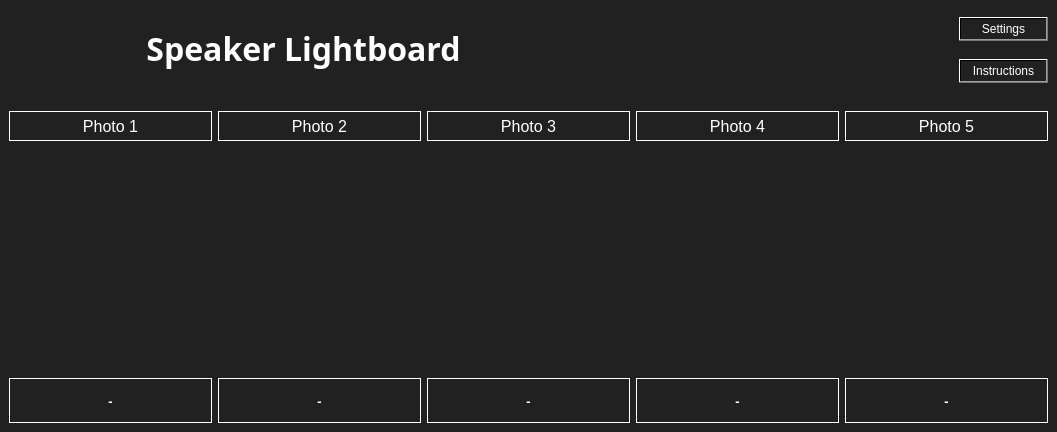
<?xml version="1.0" encoding="UTF-8"?>
<ui version="4.0">
 <class>MainWindow</class>
 <widget class="QMainWindow" name="MainWindow">
  <property name="windowModality">
   <enum>Qt::NonModal</enum>
  </property>
  <property name="geometry">
   <rect>
    <x>0</x>
    <y>0</y>
    <width>1057</width>
    <height>432</height>
   </rect>
  </property>
  <property name="sizePolicy">
   <sizepolicy hsizetype="Expanding" vsizetype="Expanding">
    <horstretch>0</horstretch>
    <verstretch>0</verstretch>
   </sizepolicy>
  </property>
  <property name="font">
   <font>
    <family>Montserrat ExtraBold</family>
    <pointsize>16</pointsize>
    <weight>75</weight>
    <bold>true</bold>
   </font>
  </property>
  <property name="windowTitle">
   <string>Speaker Lightboard</string>
  </property>
  <property name="styleSheet">
   <string notr="true">color: rgb(255, 255, 255);
background-color: rgb(33, 33, 33);
alternate-background-color: rgb(0, 185, 255);</string>
  </property>
  <property name="animated">
   <bool>false</bool>
  </property>
  <widget class="QWidget" name="centralwidget">
   <layout class="QGridLayout" name="gridLayout_6">
    <item row="0" column="0">
     <layout class="QGridLayout" name="gridLayout_4">
      <item row="0" column="0" rowspan="2">
       <widget class="QLabel" name="label">
        <property name="minimumSize">
         <size>
          <width>589</width>
          <height>78</height>
         </size>
        </property>
        <property name="font">
         <font>
          <family>Arial Black</family>
          <pointsize>24</pointsize>
          <weight>75</weight>
          <bold>true</bold>
         </font>
        </property>
        <property name="text">
         <string>Speaker Lightboard</string>
        </property>
        <property name="alignment">
         <set>Qt::AlignCenter</set>
        </property>
       </widget>
      </item>
      <item row="0" column="2">
       <widget class="QPushButton" name="settingsButton">
        <property name="minimumSize">
         <size>
          <width>89</width>
          <height>24</height>
         </size>
        </property>
        <property name="styleSheet">
         <string notr="true">background-color: qlineargradient(spread:pad, x1:0, y1:0.0340909, x2:1, y2:0, stop:0 rgba(255, 255, 255, 0));
selection-color: rgb(0, 185, 255);
color: rgb(255, 255, 255);
font: 8pt &quot;Open Sans&quot;;</string>
        </property>
        <property name="text">
         <string>Settings</string>
        </property>
        <property name="icon">
         <iconset>
          <normaloff>assets/Settings-02.png</normaloff>assets/Settings-02.png</iconset>
        </property>
       </widget>
      </item>
      <item row="1" column="1">
       <spacer name="horizontalSpacer">
        <property name="orientation">
         <enum>Qt::Horizontal</enum>
        </property>
        <property name="sizeHint" stdset="0">
         <size>
          <width>228</width>
          <height>20</height>
         </size>
        </property>
       </spacer>
      </item>
      <item row="1" column="2">
       <widget class="QPushButton" name="instructionButton">
        <property name="minimumSize">
         <size>
          <width>89</width>
          <height>24</height>
         </size>
        </property>
        <property name="styleSheet">
         <string notr="true">background-color: qlineargradient(spread:pad, x1:0, y1:0.0340909, x2:1, y2:0, stop:0 rgba(255, 255, 255, 0));
selection-color: rgb(0, 185, 255);
color: rgb(255, 255, 255);
font: 8pt &quot;Open Sans&quot;;</string>
        </property>
        <property name="text">
         <string>Instructions</string>
        </property>
        <property name="icon">
         <iconset>
          <normaloff>assets/note-2-xxl.png</normaloff>assets/note-2-xxl.png</iconset>
        </property>
       </widget>
      </item>
     </layout>
    </item>
    <item row="1" column="0">
     <layout class="QGridLayout" name="gridLayout_5">
      <item row="0" column="1">
       <spacer name="verticalSpacer">
        <property name="orientation">
         <enum>Qt::Vertical</enum>
        </property>
        <property name="sizeType">
         <enum>QSizePolicy::Maximum</enum>
        </property>
        <property name="sizeHint" stdset="0">
         <size>
          <width>20</width>
          <height>18</height>
         </size>
        </property>
       </spacer>
      </item>
      <item row="1" column="0" colspan="2">
       <layout class="QGridLayout" name="gridLayout_3">
        <property name="sizeConstraint">
         <enum>QLayout::SetDefaultConstraint</enum>
        </property>
        <item row="0" column="2">
         <widget class="QLabel" name="label_5">
          <property name="sizePolicy">
           <sizepolicy hsizetype="Expanding" vsizetype="Expanding">
            <horstretch>0</horstretch>
            <verstretch>0</verstretch>
           </sizepolicy>
          </property>
          <property name="minimumSize">
           <size>
            <width>199</width>
            <height>29</height>
           </size>
          </property>
          <property name="maximumSize">
           <size>
            <width>16777215</width>
            <height>45</height>
           </size>
          </property>
          <property name="font">
           <font>
            <pointsize>12</pointsize>
           </font>
          </property>
          <property name="frameShape">
           <enum>QFrame::Box</enum>
          </property>
          <property name="text">
           <string>Photo 3</string>
          </property>
          <property name="alignment">
           <set>Qt::AlignCenter</set>
          </property>
         </widget>
        </item>
        <item row="0" column="3">
         <widget class="QLabel" name="label_6">
          <property name="sizePolicy">
           <sizepolicy hsizetype="Expanding" vsizetype="Expanding">
            <horstretch>0</horstretch>
            <verstretch>0</verstretch>
           </sizepolicy>
          </property>
          <property name="minimumSize">
           <size>
            <width>199</width>
            <height>29</height>
           </size>
          </property>
          <property name="maximumSize">
           <size>
            <width>16777215</width>
            <height>45</height>
           </size>
          </property>
          <property name="font">
           <font>
            <pointsize>12</pointsize>
           </font>
          </property>
          <property name="frameShape">
           <enum>QFrame::Box</enum>
          </property>
          <property name="text">
           <string>Photo 4</string>
          </property>
          <property name="alignment">
           <set>Qt::AlignCenter</set>
          </property>
         </widget>
        </item>
        <item row="0" column="4">
         <widget class="QLabel" name="label_7">
          <property name="sizePolicy">
           <sizepolicy hsizetype="Expanding" vsizetype="Expanding">
            <horstretch>0</horstretch>
            <verstretch>0</verstretch>
           </sizepolicy>
          </property>
          <property name="minimumSize">
           <size>
            <width>199</width>
            <height>29</height>
           </size>
          </property>
          <property name="maximumSize">
           <size>
            <width>16777215</width>
            <height>45</height>
           </size>
          </property>
          <property name="font">
           <font>
            <pointsize>12</pointsize>
           </font>
          </property>
          <property name="frameShape">
           <enum>QFrame::Box</enum>
          </property>
          <property name="text">
           <string>Photo 5</string>
          </property>
          <property name="alignment">
           <set>Qt::AlignCenter</set>
          </property>
         </widget>
        </item>
        <item row="0" column="1">
         <widget class="QLabel" name="label_4">
          <property name="sizePolicy">
           <sizepolicy hsizetype="Expanding" vsizetype="Expanding">
            <horstretch>0</horstretch>
            <verstretch>0</verstretch>
           </sizepolicy>
          </property>
          <property name="minimumSize">
           <size>
            <width>199</width>
            <height>29</height>
           </size>
          </property>
          <property name="maximumSize">
           <size>
            <width>16777215</width>
            <height>45</height>
           </size>
          </property>
          <property name="font">
           <font>
            <pointsize>12</pointsize>
           </font>
          </property>
          <property name="frameShape">
           <enum>QFrame::Box</enum>
          </property>
          <property name="text">
           <string>Photo 2</string>
          </property>
          <property name="alignment">
           <set>Qt::AlignCenter</set>
          </property>
         </widget>
        </item>
        <item row="0" column="0">
         <widget class="QLabel" name="label_2">
          <property name="sizePolicy">
           <sizepolicy hsizetype="Expanding" vsizetype="Expanding">
            <horstretch>0</horstretch>
            <verstretch>0</verstretch>
           </sizepolicy>
          </property>
          <property name="minimumSize">
           <size>
            <width>199</width>
            <height>29</height>
           </size>
          </property>
          <property name="maximumSize">
           <size>
            <width>16777215</width>
            <height>45</height>
           </size>
          </property>
          <property name="font">
           <font>
            <pointsize>12</pointsize>
           </font>
          </property>
          <property name="styleSheet">
           <string notr="true"/>
          </property>
          <property name="frameShape">
           <enum>QFrame::Box</enum>
          </property>
          <property name="text">
           <string>Photo 1</string>
          </property>
          <property name="alignment">
           <set>Qt::AlignCenter</set>
          </property>
         </widget>
        </item>
        <item row="1" column="3">
         <widget class="QLabel" name="pic4">
          <property name="sizePolicy">
           <sizepolicy hsizetype="Minimum" vsizetype="Minimum">
            <horstretch>0</horstretch>
            <verstretch>0</verstretch>
           </sizepolicy>
          </property>
          <property name="minimumSize">
           <size>
            <width>199</width>
            <height>179</height>
           </size>
          </property>
          <property name="text">
           <string/>
          </property>
          <property name="scaledContents">
           <bool>false</bool>
          </property>
          <property name="alignment">
           <set>Qt::AlignCenter</set>
          </property>
         </widget>
        </item>
        <item row="1" column="2">
         <widget class="QLabel" name="pic3">
          <property name="sizePolicy">
           <sizepolicy hsizetype="Minimum" vsizetype="Minimum">
            <horstretch>0</horstretch>
            <verstretch>0</verstretch>
           </sizepolicy>
          </property>
          <property name="minimumSize">
           <size>
            <width>199</width>
            <height>179</height>
           </size>
          </property>
          <property name="text">
           <string/>
          </property>
          <property name="scaledContents">
           <bool>false</bool>
          </property>
          <property name="alignment">
           <set>Qt::AlignCenter</set>
          </property>
         </widget>
        </item>
        <item row="1" column="1">
         <widget class="QLabel" name="pic2">
          <property name="sizePolicy">
           <sizepolicy hsizetype="Minimum" vsizetype="Minimum">
            <horstretch>0</horstretch>
            <verstretch>0</verstretch>
           </sizepolicy>
          </property>
          <property name="minimumSize">
           <size>
            <width>199</width>
            <height>179</height>
           </size>
          </property>
          <property name="text">
           <string/>
          </property>
          <property name="scaledContents">
           <bool>false</bool>
          </property>
          <property name="alignment">
           <set>Qt::AlignCenter</set>
          </property>
         </widget>
        </item>
        <item row="1" column="0">
         <widget class="QLabel" name="pic1">
          <property name="sizePolicy">
           <sizepolicy hsizetype="Minimum" vsizetype="Minimum">
            <horstretch>0</horstretch>
            <verstretch>0</verstretch>
           </sizepolicy>
          </property>
          <property name="minimumSize">
           <size>
            <width>199</width>
            <height>179</height>
           </size>
          </property>
          <property name="maximumSize">
           <size>
            <width>16777215</width>
            <height>16777215</height>
           </size>
          </property>
          <property name="text">
           <string/>
          </property>
          <property name="scaledContents">
           <bool>false</bool>
          </property>
          <property name="alignment">
           <set>Qt::AlignCenter</set>
          </property>
          <property name="wordWrap">
           <bool>false</bool>
          </property>
         </widget>
        </item>
        <item row="1" column="4">
         <widget class="QLabel" name="pic5">
          <property name="sizePolicy">
           <sizepolicy hsizetype="Minimum" vsizetype="Minimum">
            <horstretch>0</horstretch>
            <verstretch>0</verstretch>
           </sizepolicy>
          </property>
          <property name="minimumSize">
           <size>
            <width>199</width>
            <height>179</height>
           </size>
          </property>
          <property name="text">
           <string/>
          </property>
          <property name="scaledContents">
           <bool>false</bool>
          </property>
          <property name="alignment">
           <set>Qt::AlignCenter</set>
          </property>
         </widget>
        </item>
       </layout>
      </item>
      <item row="2" column="1">
       <spacer name="verticalSpacer_2">
        <property name="orientation">
         <enum>Qt::Vertical</enum>
        </property>
        <property name="sizeType">
         <enum>QSizePolicy::Maximum</enum>
        </property>
        <property name="sizeHint" stdset="0">
         <size>
          <width>20</width>
          <height>13</height>
         </size>
        </property>
       </spacer>
      </item>
      <item row="3" column="0" rowspan="2" colspan="2">
       <layout class="QGridLayout" name="gridLayout_2">
        <property name="sizeConstraint">
         <enum>QLayout::SetMinAndMaxSize</enum>
        </property>
        <item row="1" column="6">
         <spacer name="verticalSpacer_3">
          <property name="orientation">
           <enum>Qt::Vertical</enum>
          </property>
          <property name="sizeType">
           <enum>QSizePolicy::Maximum</enum>
          </property>
          <property name="sizeHint" stdset="0">
           <size>
            <width>20</width>
            <height>13</height>
           </size>
          </property>
         </spacer>
        </item>
        <item row="0" column="7">
         <spacer name="horizontalSpacer_5">
          <property name="orientation">
           <enum>Qt::Horizontal</enum>
          </property>
          <property name="sizeHint" stdset="0">
           <size>
            <width>40</width>
            <height>20</height>
           </size>
          </property>
         </spacer>
        </item>
        <item row="0" column="5">
         <spacer name="horizontalSpacer_4">
          <property name="orientation">
           <enum>Qt::Horizontal</enum>
          </property>
          <property name="sizeHint" stdset="0">
           <size>
            <width>40</width>
            <height>20</height>
           </size>
          </property>
         </spacer>
        </item>
        <item row="0" column="3">
         <spacer name="horizontalSpacer_3">
          <property name="orientation">
           <enum>Qt::Horizontal</enum>
          </property>
          <property name="sizeHint" stdset="0">
           <size>
            <width>40</width>
            <height>20</height>
           </size>
          </property>
         </spacer>
        </item>
        <item row="0" column="1">
         <spacer name="horizontalSpacer_2">
          <property name="orientation">
           <enum>Qt::Horizontal</enum>
          </property>
          <property name="sizeType">
           <enum>QSizePolicy::Maximum</enum>
          </property>
          <property name="sizeHint" stdset="0">
           <size>
            <width>5</width>
            <height>20</height>
           </size>
          </property>
         </spacer>
        </item>
       </layout>
      </item>
      <item row="5" column="0" colspan="2">
       <layout class="QGridLayout" name="gridLayout">
        <item row="0" column="0">
         <layout class="QVBoxLayout" name="verticalLayout_6">
          <item>
           <widget class="QLabel" name="button1">
            <property name="minimumSize">
             <size>
              <width>0</width>
              <height>45</height>
             </size>
            </property>
            <property name="maximumSize">
             <size>
              <width>16777215</width>
              <height>45</height>
             </size>
            </property>
            <property name="font">
             <font>
              <family>Arial Black</family>
              <pointsize>10</pointsize>
              <weight>75</weight>
              <bold>true</bold>
             </font>
            </property>
            <property name="toolTip">
             <string>Double click to edit the photo name</string>
            </property>
            <property name="styleSheet">
             <string notr="true"/>
            </property>
            <property name="frameShape">
             <enum>QFrame::Box</enum>
            </property>
            <property name="text">
             <string>-</string>
            </property>
            <property name="alignment">
             <set>Qt::AlignCenter</set>
            </property>
           </widget>
          </item>
         </layout>
        </item>
        <item row="0" column="1">
         <layout class="QVBoxLayout" name="verticalLayout_7">
          <item>
           <widget class="QLabel" name="button2">
            <property name="minimumSize">
             <size>
              <width>0</width>
              <height>45</height>
             </size>
            </property>
            <property name="maximumSize">
             <size>
              <width>16777215</width>
              <height>45</height>
             </size>
            </property>
            <property name="font">
             <font>
              <family>Arial Black</family>
              <pointsize>10</pointsize>
              <weight>75</weight>
              <bold>true</bold>
             </font>
            </property>
            <property name="toolTip">
             <string>Double click to edit the photo name</string>
            </property>
            <property name="styleSheet">
             <string notr="true"/>
            </property>
            <property name="frameShape">
             <enum>QFrame::Box</enum>
            </property>
            <property name="text">
             <string>-</string>
            </property>
            <property name="alignment">
             <set>Qt::AlignCenter</set>
            </property>
           </widget>
          </item>
         </layout>
        </item>
        <item row="0" column="2">
         <layout class="QVBoxLayout" name="verticalLayout_9">
          <item>
           <widget class="QLabel" name="button3">
            <property name="minimumSize">
             <size>
              <width>0</width>
              <height>45</height>
             </size>
            </property>
            <property name="maximumSize">
             <size>
              <width>16777215</width>
              <height>45</height>
             </size>
            </property>
            <property name="font">
             <font>
              <family>Arial Black</family>
              <pointsize>10</pointsize>
              <weight>75</weight>
              <bold>true</bold>
             </font>
            </property>
            <property name="toolTip">
             <string>Double click to edit the photo name</string>
            </property>
            <property name="styleSheet">
             <string notr="true"/>
            </property>
            <property name="frameShape">
             <enum>QFrame::Box</enum>
            </property>
            <property name="text">
             <string>-</string>
            </property>
            <property name="alignment">
             <set>Qt::AlignCenter</set>
            </property>
           </widget>
          </item>
         </layout>
        </item>
        <item row="0" column="3">
         <layout class="QVBoxLayout" name="verticalLayout_10">
          <item>
           <widget class="QLabel" name="button4">
            <property name="minimumSize">
             <size>
              <width>0</width>
              <height>45</height>
             </size>
            </property>
            <property name="maximumSize">
             <size>
              <width>16777215</width>
              <height>45</height>
             </size>
            </property>
            <property name="font">
             <font>
              <family>Arial Black</family>
              <pointsize>10</pointsize>
              <weight>75</weight>
              <bold>true</bold>
             </font>
            </property>
            <property name="toolTip">
             <string>Double click to edit the photo name</string>
            </property>
            <property name="styleSheet">
             <string notr="true"/>
            </property>
            <property name="frameShape">
             <enum>QFrame::Box</enum>
            </property>
            <property name="text">
             <string>-</string>
            </property>
            <property name="alignment">
             <set>Qt::AlignCenter</set>
            </property>
           </widget>
          </item>
         </layout>
        </item>
        <item row="0" column="4">
         <layout class="QVBoxLayout" name="verticalLayout_11">
          <item>
           <widget class="QLabel" name="button5">
            <property name="minimumSize">
             <size>
              <width>0</width>
              <height>45</height>
             </size>
            </property>
            <property name="maximumSize">
             <size>
              <width>16777215</width>
              <height>45</height>
             </size>
            </property>
            <property name="font">
             <font>
              <family>Arial Black</family>
              <pointsize>10</pointsize>
              <weight>75</weight>
              <bold>true</bold>
             </font>
            </property>
            <property name="toolTip">
             <string>Double click to edit the photo name</string>
            </property>
            <property name="styleSheet">
             <string notr="true"/>
            </property>
            <property name="frameShape">
             <enum>QFrame::Box</enum>
            </property>
            <property name="text">
             <string>-</string>
            </property>
            <property name="alignment">
             <set>Qt::AlignCenter</set>
            </property>
           </widget>
          </item>
         </layout>
        </item>
       </layout>
      </item>
     </layout>
    </item>
   </layout>
  </widget>
 </widget>
 <resources/>
 <connections/>
</ui>
